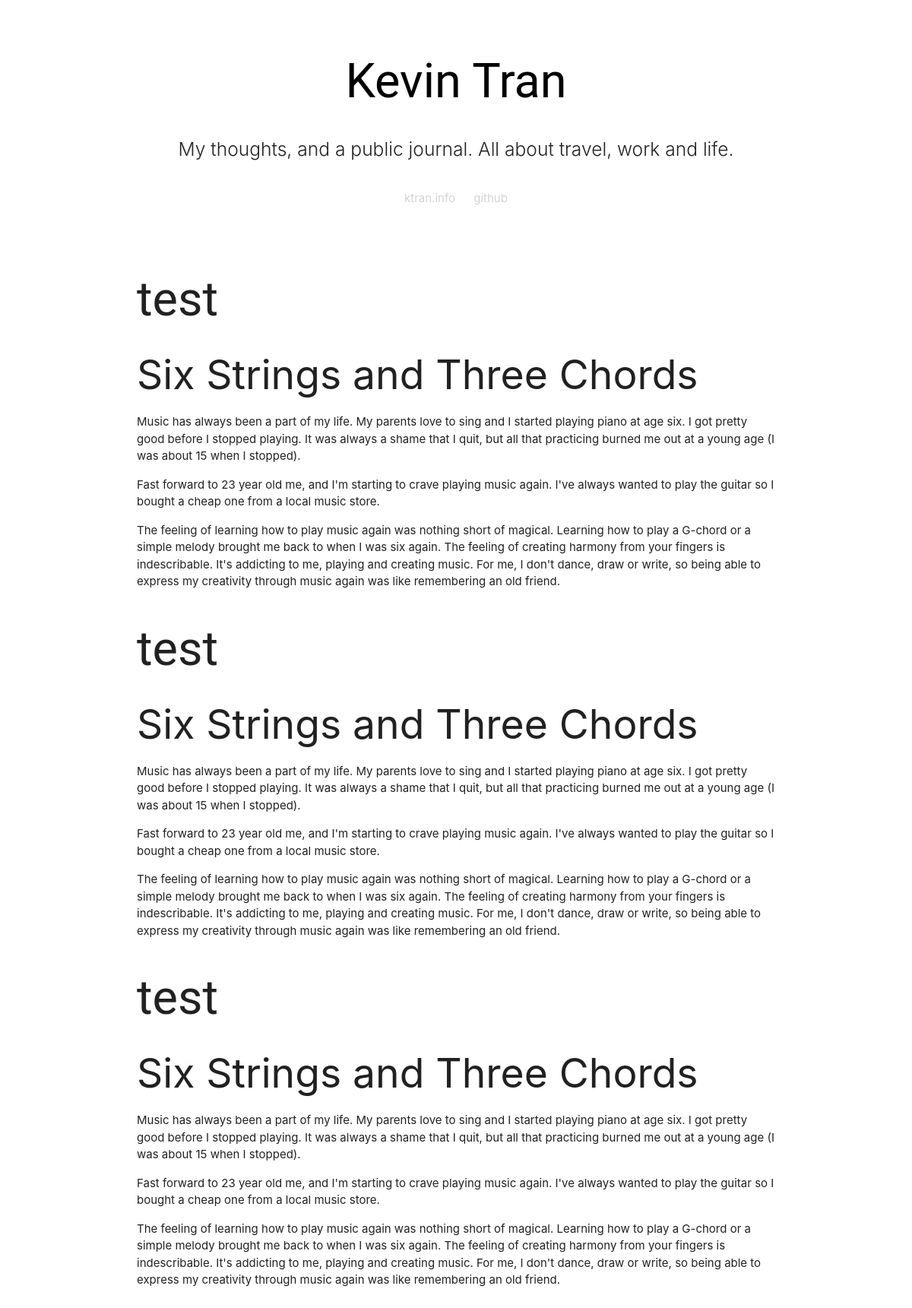
The app's page /thoughts, older data.
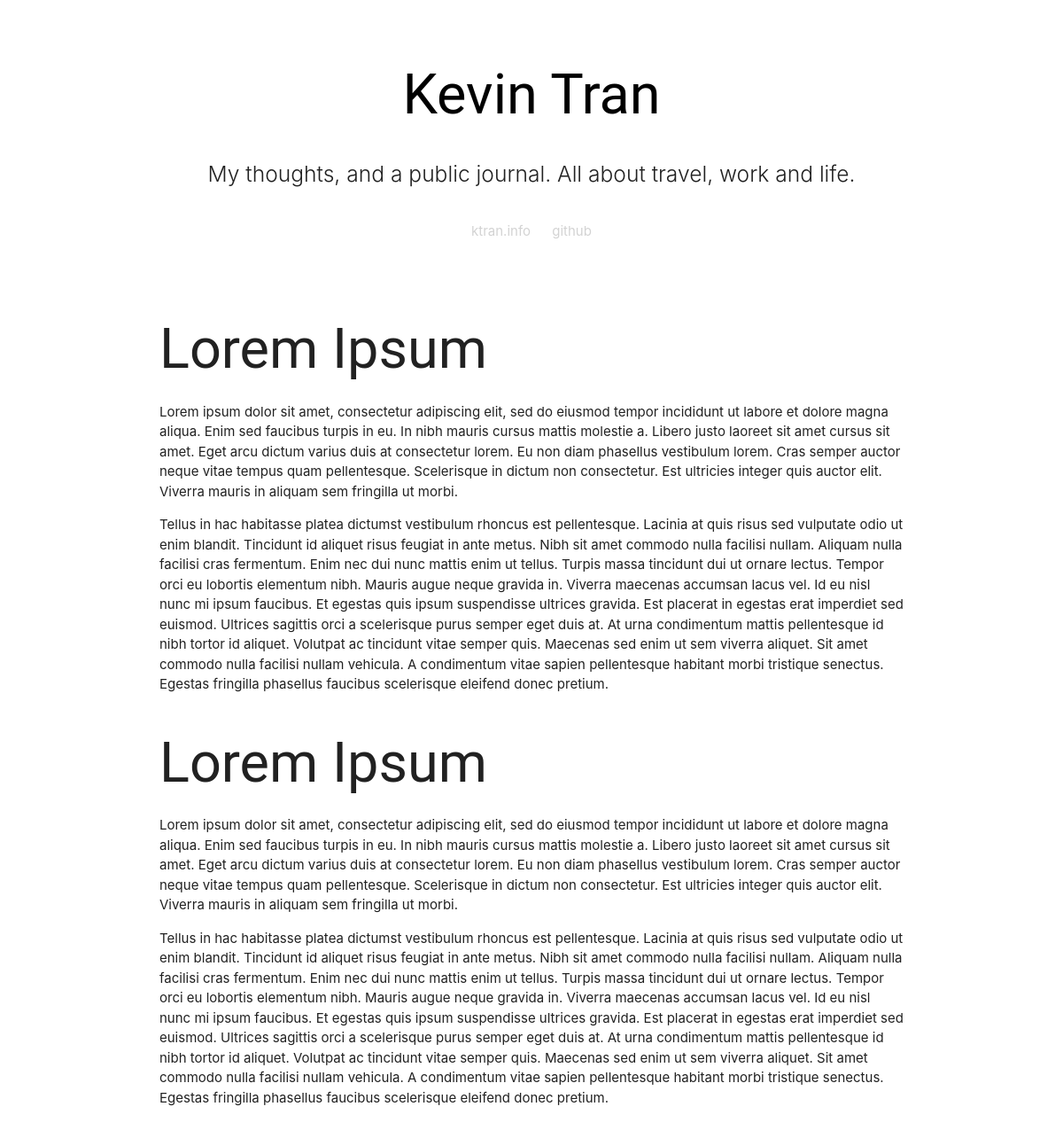
The same page, newer data.
### app/models.py (models this page shows, shortened)
class Post(db.Model):
    id = db.Column(db.Integer, primary_key=True)
    title = db.Column(db.String(120))
    body = db.Column(db.Text)
    timestamp = db.Column(db.DateTime, index=True, default=datetime.utcnow)
    user_id = db.Column(db.Integer, db.ForeignKey('user.id'))

### app/routes.py (the view)
@app.route('/thoughts')
def thoughts():
    posts = Post.query.filter_by(user_id = 1)
    for post in posts:
        print(post.title)
        print(post.body)
    return render_template("thoughts.html", posts=posts)

### app/templates/thoughts.html (shortened to what this page needs)
<!DOCTYPE html>
<html lang="en">
<head>
  <link href="static/css/materialize.css" type="text/css" rel="stylesheet" media="screen,projection" />
  <link href="static/css/style.css" type="text/css" rel="stylesheet" media="screen,projection" />
</head>
<body>
  <div class="section no-pad-bot" id="index-banner">
  </div>
  <div class="container">
    <div class="section">
      <h1 class="header center black-text" >Kevin Tran</h1>
      <div class="row center">
        <h5 class="header col s12 light">My thoughts, and a public journal. All about travel, work and life.</h5>
      </div>
      <div class="row center">
        <ul style="
          list-style-type: none;
          margin: 0;
          padding: 0;
          overflow: hidden;
          text-align: center;">
          <li><a href="../index.html">ktran.info</a></li>
          <li><a href="#">github</a></li>
        </ul>
      </div>
      <div class="section">
        {% for post in posts %}
            {% include '_post.html' %}
        {% endfor %}
      </div>
    </div>
  </div>
</body>
</html>

### app/templates/_post.html
<div>
    <div style="border-bottom: 1px; border-bottom-color: lightgrey">
        <h1>{{ post.title }}</h1>
        <div >
            {{ post.body|markdown }}
        </div>
    </div>
</div>

### app/static/css/style.css (style rules this page uses)
li { display: inline-block; padding: 10px; color: lightgray; }
li a { color: lightgray; }

Row changes from the older to the newer data that the page shows:
removed Post: title "test", body "Six Strings and Three Chords Music has always been a part of my life. My parents love to sing and I started playing piano at age six. I got pretty good before I stopped playing. It was always a shame that I quit, but all that practicing burned me out at a young age (I was about 15 when I stopped). Fast forward to 23 year old me, and I'm starting to crave playing music again. I've always wanted to play the guitar so I bought a cheap one from a local music store. The feeling of learning how to play music again was nothing short of magical. Learning how to play a G-chord or a simple melody brought me back to when I was six again. The feeling of creating harmony from your fingers is…"
removed Post: title "test", body "Six Strings and Three Chords Music has always been a part of my life. My parents love to sing and I started playing piano at age six. I got pretty good before I stopped playing. It was always a shame that I quit, but all that practicing burned me out at a young age (I was about 15 when I stopped). Fast forward to 23 year old me, and I'm starting to crave playing music again. I've always wanted to play the guitar so I bought a cheap one from a local music store. The feeling of learning how to play music again was nothing short of magical. Learning how to play a G-chord or a simple melody brought me back to when I was six again. The feeling of creating harmony from your fingers is…"
removed Post: title "test", body "Six Strings and Three Chords Music has always been a part of my life. My parents love to sing and I started playing piano at age six. I got pretty good before I stopped playing. It was always a shame that I quit, but all that practicing burned me out at a young age (I was about 15 when I stopped). Fast forward to 23 year old me, and I'm starting to crave playing music again. I've always wanted to play the guitar so I bought a cheap one from a local music store. The feeling of learning how to play music again was nothing short of magical. Learning how to play a G-chord or a simple melody brought me back to when I was six again. The feeling of creating harmony from your fingers is…"
added Post: title "Lorem Ipsum", body "Lorem ipsum dolor sit amet, consectetur adipiscing elit, sed do eiusmod tempor incididunt ut labore et dolore magna aliqua. Enim sed faucibus turpis in eu. In nibh mauris cursus mattis molestie a. Libero justo laoreet sit amet cursus sit amet. Eget arcu dictum varius duis at consectetur lorem. Eu non diam phasellus vestibulum lorem. Cras semper auctor neque vitae tempus quam pellentesque. Scelerisque in dictum non consectetur. Est ultricies integer quis auctor elit. Viverra mauris in aliquam sem fringilla ut morbi. Tellus in hac habitasse platea dictumst vestibulum rhoncus est pellentesque. Lacinia at quis risus sed vulputate odio ut enim blandit. Tincidunt id aliquet risus feugiat in ante…"
added Post: title "Lorem Ipsum", body "Lorem ipsum dolor sit amet, consectetur adipiscing elit, sed do eiusmod tempor incididunt ut labore et dolore magna aliqua. Enim sed faucibus turpis in eu. In nibh mauris cursus mattis molestie a. Libero justo laoreet sit amet cursus sit amet. Eget arcu dictum varius duis at consectetur lorem. Eu non diam phasellus vestibulum lorem. Cras semper auctor neque vitae tempus quam pellentesque. Scelerisque in dictum non consectetur. Est ultricies integer quis auctor elit. Viverra mauris in aliquam sem fringilla ut morbi. Tellus in hac habitasse platea dictumst vestibulum rhoncus est pellentesque. Lacinia at quis risus sed vulputate odio ut enim blandit. Tincidunt id aliquet risus feugiat in ante…"
